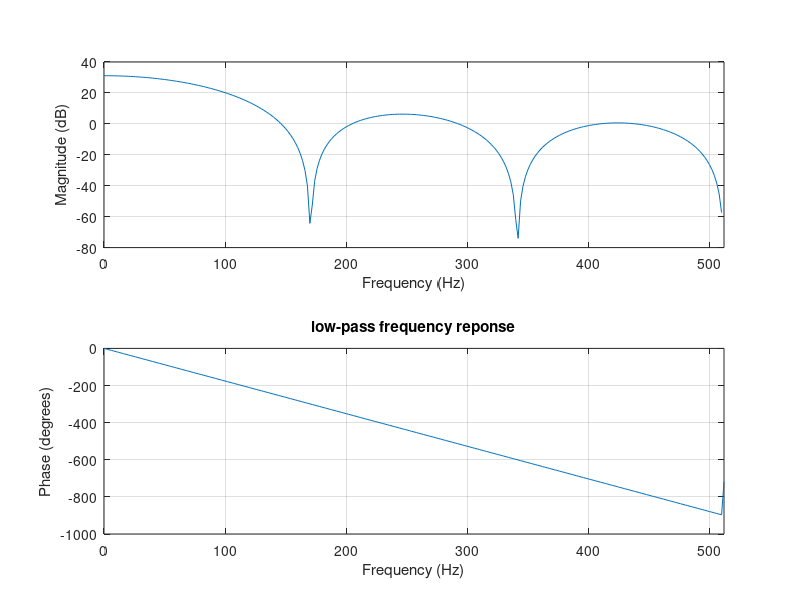
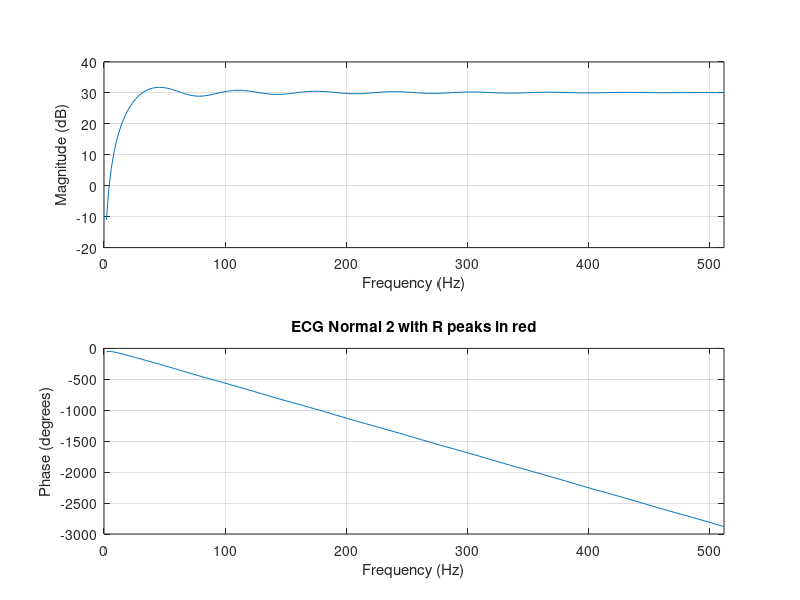
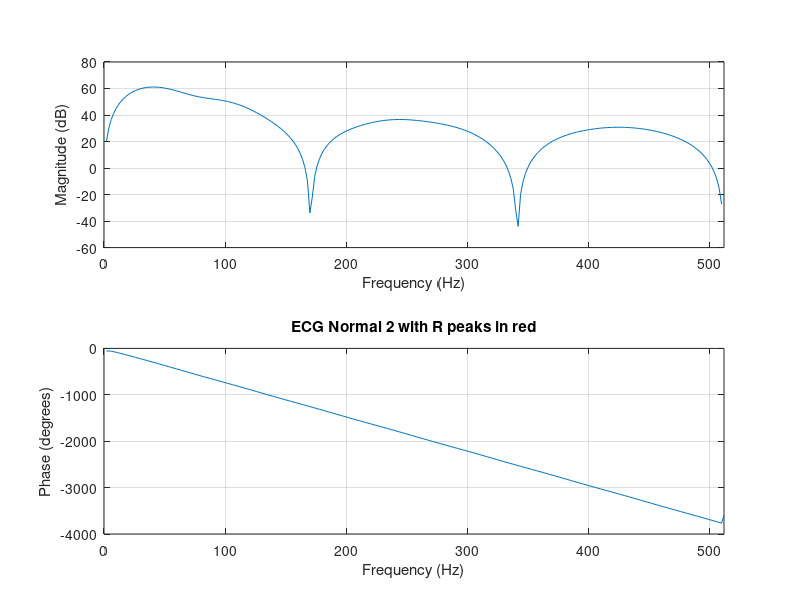
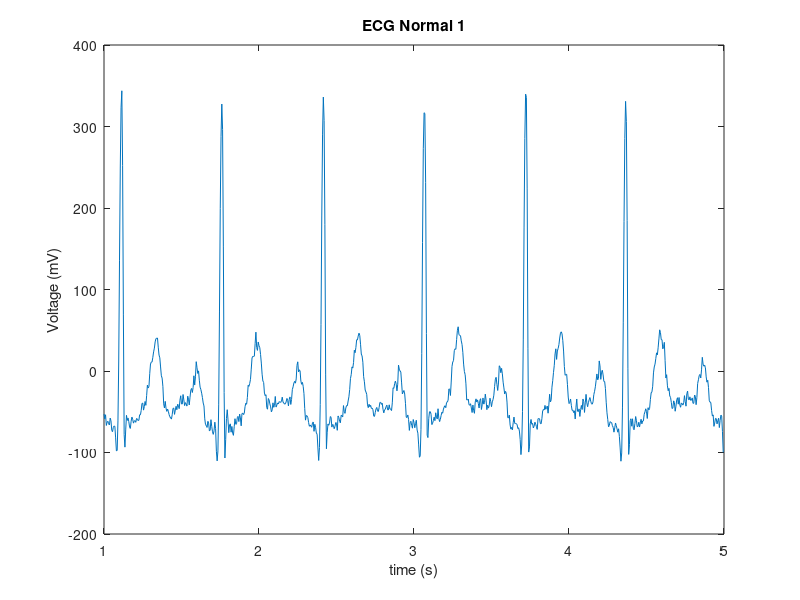

These charts were generated, in order, by the following MATLAB code:
clear all;
close all;
clc;


%% Load Signals
load('ecg_normal_1.mat');
fs1 = Fs;
ecg1 = ecg;

tmin = 1;
tmax = 5;

ecg1_4sec = ecg1(tmin*fs1:tmax*fs1-1);
t_axis = tmin:1/fs1:tmax-(1/fs1);

%% Load Filters

load('h1.mat');
den1 = h1Den;
num1 = h1Num;

load('h2.mat');
den2 = h2Den;
num2 = h2Num;

%% Plot frequency reponse of h1 h2 and its corresponding band-pass
figure
freqz(num1, den1, 256, 1024);
title('low-pass frequency reponse');

figure
freqz(num2, den2, 256, 1024);
title('ECG Normal 2 with R peaks in red');

figure
freqz(conv(num1, num2), conv(den1, den2), 256, 1024);
title('ECG Normal 2 with R peaks in red');

%% ECG filtering
figure
plot(t_axis, ecg1_4sec);
title('ECG Normal 1');
xlabel('time (s)');
ylabel('Voltage (mV)');

figure
plot(t_axis, fftshift(abs(fft(ecg1_4sec))));
title('Frequecy Spectrum of ECG Normal');
xlabel('time (s)');
ylabel('Voltage (mV)');

ecg1_filtered1 = filter(num1, den1, ecg1_4sec);

figure
plot(t_axis, ecg1_filtered1);
title('ECG Normal 1 after filtered by low-pass filter');
xlabel('time (s)');
ylabel('Voltage (mV)');

figure
plot(t_axis, fftshift(abs(fft(ecg1_filtered1))));
title('Frequecy Spectrum of ECG Normal 1 after filtered by low-pass filter');
xlabel('time (s)');
ylabel('Voltage (mV)');

ecg1_filtered2 = filter(num2, den2, ecg1_filtered1);

figure
plot(t_axis, ecg1_filtered2);
title('ECG Normal 1 after filtered by band-pass filter');
xlabel('time (s)');
ylabel('Voltage (mV)');

figure
plot(t_axis, fftshift(abs(fft(ecg1_filtered2))));
title('Frequecy Spectrum of ECG Normal 1 after filtered by band-pass filter');
xlabel('time (s)');
ylabel('Voltage (mV)');

